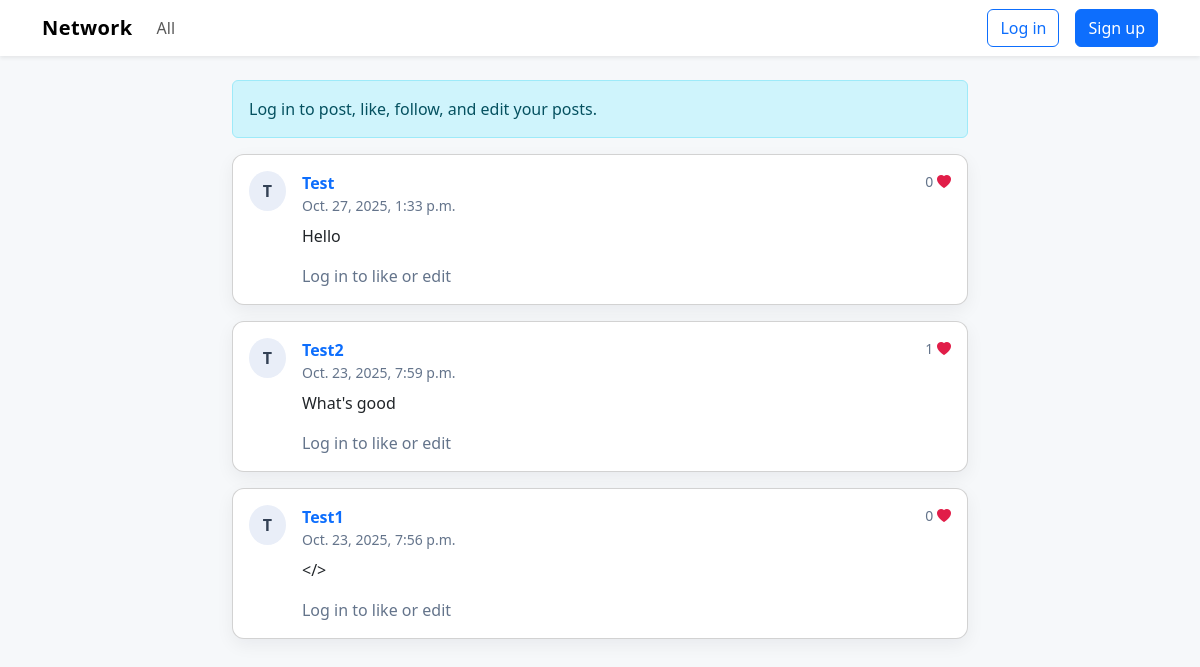
The page / on the database its author committed.
### network/models.py (models this page shows, shortened)
class Post(models.Model):
    user = models.ForeignKey(User, on_delete=models.CASCADE, related_name="posts")
    content = models.TextField(max_length=1000)
    timestamp = models.DateTimeField(default=timezone.now)
    class Meta:
        ordering = ["-timestamp"]

class User(AbstractUser):
    pass

### network/views.py (the view)
# urls.py: path("", views.index, name="index"),
def index(request):
    posts_qs = Post.objects.select_related("user").all()
    paginator = Paginator(posts_qs, 10)
    page_number = request.GET.get("page")
    page_obj = paginator.get_page(page_number)
    user_likes = set()
    if request.user.is_authenticated:
        user_likes = set(request.user.likes.values_list("post_id", flat=True))
    return render(request, "network/index.html", {
        "page_obj": page_obj,
        "user_likes": user_likes,
    })

### network/templates/network/index.html (shortened to what this page needs)
{% extends "network/layout.html" %}
{% block body %}
<div class="row">
  <div class="col-lg-8 mx-auto">
    {% if user.is_authenticated %}
    <div class="card p-3 mb-4">
      <div class="d-flex gap-3">
        <div class="avatar">{{ user.username|slice:":1"|upper }}</div>
        <div class="flex-grow-1">
          <textarea id="post-content" class="form-control textarea-modern" rows="3" placeholder="What's happening?" maxlength="1000"></textarea>
          <div class="d-flex justify-content-end mt-2">
            <button id="submit-post" class="btn btn-primary">Post</button>
          </div>
        </div>
      </div>
    </div>
    {% else %}
    <div class="alert alert-info">Log in to post, like, follow, and edit your posts.</div>
    {% endif %}
    {% include "network/posts_list.html" with page_obj=page_obj user_likes=user_likes %}
  </div>
</div>
{% endblock %}

### network/templates/network/layout.html (shortened to what this page needs)
<!doctype html>
<html lang="en">
  <head>
    <link href="https://cdn.jsdelivr.net/npm/bootstrap@5.3.3/dist/css/bootstrap.min.css" rel="stylesheet">
    <link href="https://cdn.jsdelivr.net/npm/bootstrap-icons@1.11.3/font/bootstrap-icons.css" rel="stylesheet">
  </head>
  <body>
    <nav class="navbar navbar-expand-lg navbar-light bg-white shadow-sm">
      <div class="container">
        <a class="navbar-brand nav-brand" href="{% url 'network:index' %}">Network</a>
        <div class="collapse navbar-collapse">
          <ul class="navbar-nav me-auto mb-2 mb-lg-0">
            <li class="nav-item"><a class="nav-link" href="{% url 'network:all_posts' %}">All</a></li>
          </ul>
          <ul class="navbar-nav ms-auto">
            {% if user.is_authenticated %}
              <li class="nav-item me-2"><a class="nav-link muted">Signed in as <strong>{{ user.username }}</strong></a></li>
              <li class="nav-item"><a class="btn btn-outline-secondary" href="{% url 'network:logout' %}">Log out</a></li>
            {% else %}
              <li class="nav-item me-2"><a class="btn btn-outline-primary" href="{% url 'network:login' %}">Log in</a></li>
              <li class="nav-item"><a class="btn btn-primary ms-2" href="{% url 'network:register' %}">Sign up</a></li>
            {% endif %}
          </ul>
        </div>
      </div>
    </nav>
    <div class="container my-4">
      {% block body %}{% endblock %}
    </div>
  </body>
</html>

### network/templates/network/posts_list.html (shortened to what this page needs)
<div id="posts-list">
  {% for post in page_obj %}
  <div class="card post p-3 mb-3" data-post-id="{{ post.id }}">
    <div class="d-flex gap-3">
      <div class="avatar">{{ post.user.username|slice:":1"|upper }}</div>
      <div class="w-100">
        <div class="d-flex justify-content-between">
          <div>
            <a href="{% url 'network:profile' post.user.username %}" class="text-decoration-none"><strong>{{ post.user.username }}</strong></a>
            <div class="muted small">{{ post.timestamp }}</div>
          </div>
          <div class="text-end">
            <div class="small muted">{{ post.likes.count }} <i class="bi bi-heart-fill" style="color:#e11d48"></i></div>
          </div>
        </div>
        <div class="post-content mt-2" id="content-{{ post.id }}">{{ post.content|linebreaks }}</div>
        <div class="mt-3 d-flex gap-2 align-items-center">
          {% if user.is_authenticated %}
            <button class="btn btn-sm btn-outline-primary btn-like" data-post-id="{{ post.id }}">
              {% if post.id in user_likes %}<i class="bi bi-heart-fill"></i> Unlike{% else %}<i class="bi bi-heart"></i> Like{% endif %}
            </button>
            {% if post.user == user %}
              <button class="btn btn-sm btn-outline-secondary btn-edit" data-post-id="{{ post.id }}"><i class="bi bi-pencil"></i> Edit</button>
            {% endif %}
          {% else %}
            <span class="muted">Log in to like or edit</span>
          {% endif %}
        </div>
      </div>
    </div>
  </div>
  {% empty %}
    <div class="card p-4 text-center muted">No posts to show.</div>
  {% endfor %}
</div>

### network/templates/network/layout.html (style rules this page uses)
body { background: #f6f8fa; }
.nav-brand { font-weight: 700; letter-spacing: .4px; }
.card.post { border-radius: 12px; box-shadow: 0 6px 18px rgba(16,24,40,.06); }
.avatar { width:40px; height:40px; border-radius:50%; background:#e9eef8; display:inline-block; text-align:center; line-height:40px; font-weight:700; color:#334155; }
.muted { color:#64748b; }

### rows shown on the page
Post: user.username "T", user.username "Test", timestamp "Oct. 27, 2025, 1:33 p.m.", likes.count "0", content "Hello"
Post: user.username "T", user.username "Test2", timestamp "Oct. 23, 2025, 7:59 p.m.", likes.count "1", content "What's good"
Post: user.username "T", user.username "Test1", timestamp "Oct. 23, 2025, 7:56 p.m.", likes.count "0", content "</>"
